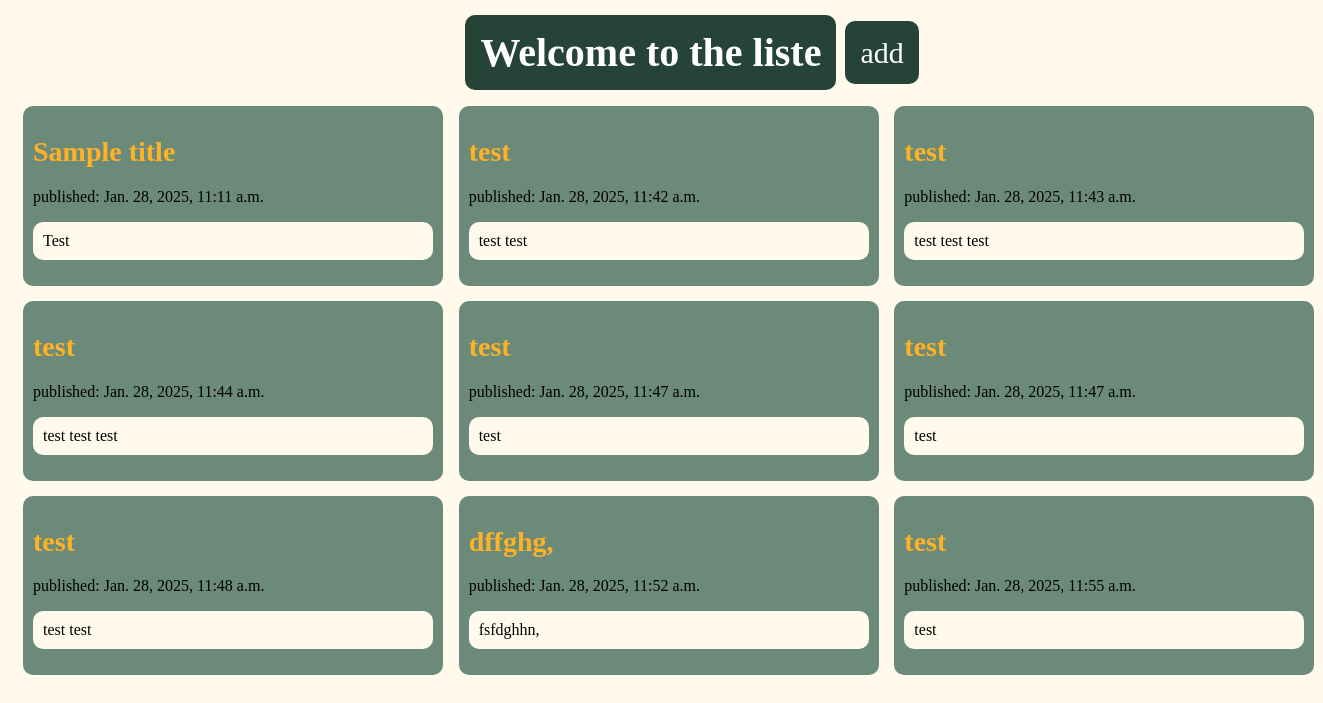
/next/, run on an earlier commit of the app's database.
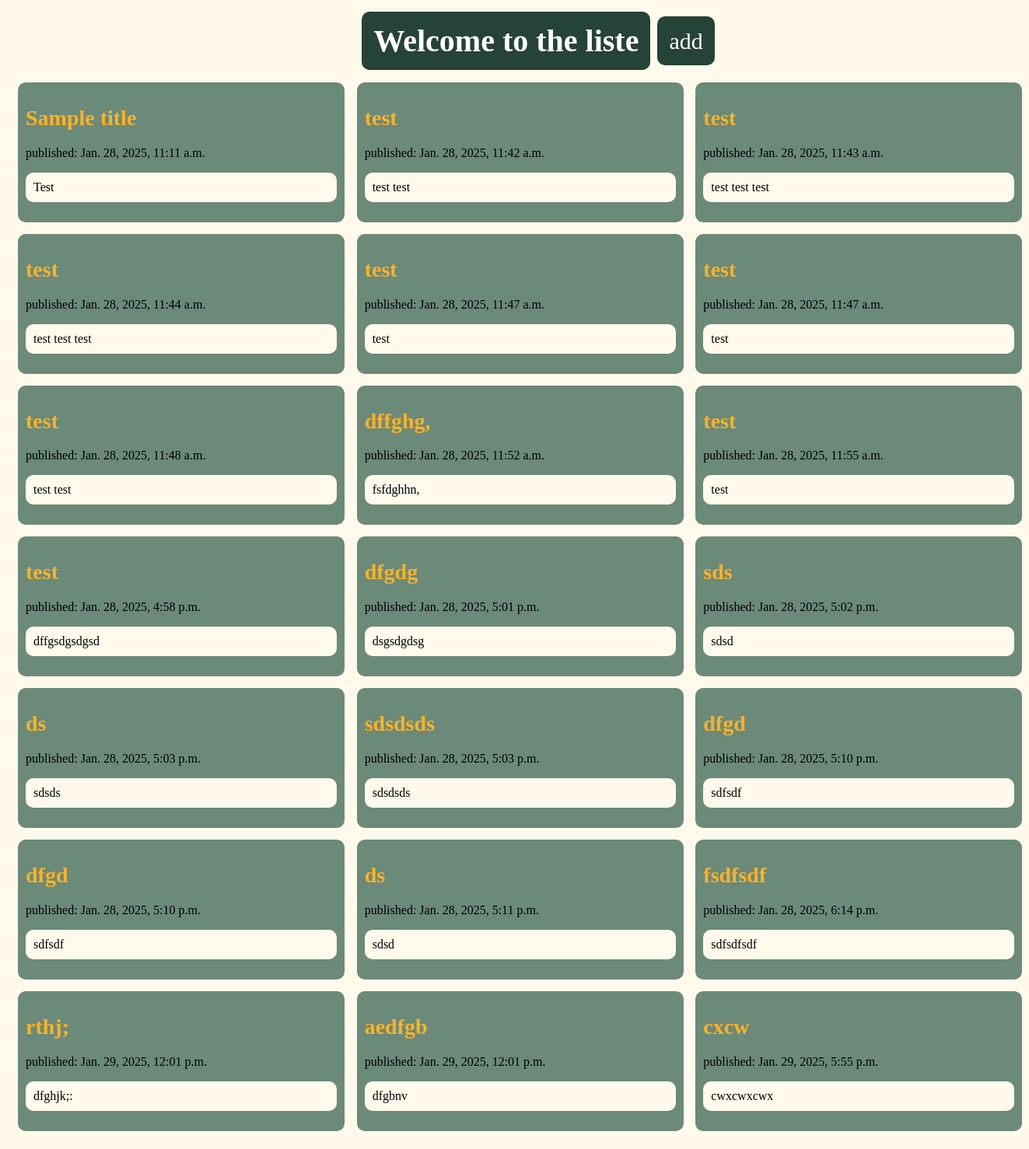
And on a later commit of the database.
### blog/models.py (models this page shows, shortened)
class Post(models.Model):
    author = models.ForeignKey(settings.AUTH_USER_MODEL, on_delete=models.CASCADE)
    title = models.CharField(max_length=200)
    text = models.TextField()
    created_date = models.DateTimeField(default=timezone.now)
    published_date = models.DateTimeField(blank=True, null=True)

### blog/views.py (the view)
# urls.py: path('next/', views.post_list, name='post_list'),
def post_list(request):
    posts = Post.objects.all()
    return render(request, 'blog/post-list.html', {'posts': posts})

### blog/templates/blog/post-list.html
{% extends 'blog/next.html' %}
{% block content %}
    {% for post in posts %}
        <article id="art">
            <div id="di1" >
                <h2><a id="li1" href="{% url 'post_edit' pk=post.pk %}">{{ post.title }}</a></h2>
                <time id="ti">published: {{ post.published_date }}</time>
            </div>
            <p id="ppi">{{ post.text|linebreaksbr }}</p>
        </article>
    {% endfor %}
{% endblock %}

### blog/templates/blog/next.html (shortened to what this page needs)
{% load static %}
<!DOCTYPE html>
<html lang="en">
<head>
</head>
<body>
    <header class="page-header">
        <div class="container">
            <h1 style="width: 550px;"><a href="/" id="h1a">Welcome to the liste</a></h1>
        </div>
        <div id="divADD">
            <div id="ADDd" >
                <a href="{% url 'post_new' %}" id="ADDn">add</a>
            </div>
        </div>
    </header>
    <main class="cont">
        <div class="row">
            <div class="col">
            {% block content %}
            {% endblock %}
            </div>
        </div>
    </main>
</body>
</html>

### blog/templates/blog/next.html (style rules this page uses)
body { padding-left: 0%; background-color: #fffaeb; }
.col { display: grid; grid-template-columns: 1fr 1fr 1fr; grid-column-gap: 0px; }
header { display: flex; margin-left: 35%; }
#h1a { color: white; width: 550px; text-decoration: none; background-color: #254336; border-radius: 10px; padding: 15px; font-size: 40px; }
#divADD { display: flex; height: 70px; margin-top: 28px; margin-left: 50px; transform: translateX(-220px); }
#ADDn { background-color: #254336; border-radius: 10px; padding: 15px; color: white; font-size: 30px; text-decoration: none; }
#art { background-color: #6B8A7A; color: black; border-radius: 10px; padding: 10px; margin-bottom: 15px; margin-left: 15px; width: 400px; }
#li1 { text-decoration: none; color: rgb(255, 178, 35); font-size: 28px; }
#ti { color: black; margin-top: 0px; }
#ppi { background-color: #fffaeb; border-radius: 10px; padding: 10px; }

What changed in the data, as far as the page shows it:
added Post: title "test", published_date "Jan. 28, 2025, 4:58 p.m.", text "dffgsdgsdgsd"
added Post: title "dfgdg", published_date "Jan. 28, 2025, 5:01 p.m.", text "dsgsdgdsg"
added Post: title "sds", published_date "Jan. 28, 2025, 5:02 p.m.", text "sdsd"
added Post: title "ds", published_date "Jan. 28, 2025, 5:03 p.m.", text "sdsds"
added Post: title "sdsdsds", published_date "Jan. 28, 2025, 5:03 p.m.", text "sdsdsds"
added Post: title "dfgd", published_date "Jan. 28, 2025, 5:10 p.m.", text "sdfsdf"
added Post: title "dfgd", published_date "Jan. 28, 2025, 5:10 p.m.", text "sdfsdf"
added Post: title "ds", published_date "Jan. 28, 2025, 5:11 p.m.", text "sdsd"
added Post: title "fsdfsdf", published_date "Jan. 28, 2025, 6:14 p.m.", text "sdfsdfsdf"
added Post: title "rthj;", published_date "Jan. 29, 2025, 12:01 p.m.", text "dfghjk;:"
added Post: title "aedfgb", published_date "Jan. 29, 2025, 12:01 p.m.", text "dfgbnv"
added Post: title "cxcw", published_date "Jan. 29, 2025, 5:55 p.m.", text "cwxcwxcwx"
